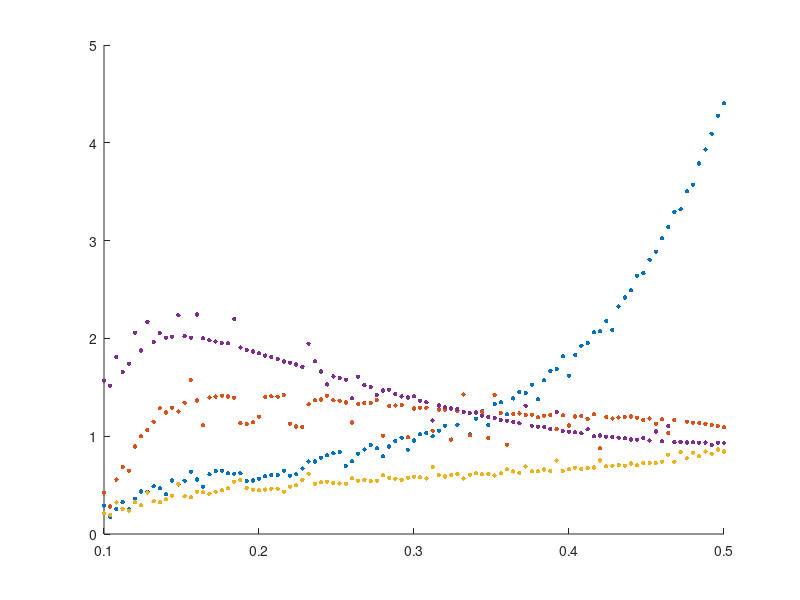

Reproduce this figure in MATLAB. (Note: this script raises an error after producing the figure.)
%% cond1-cond3 EI, cond4-cond3 EI
clear;
close all;
axlabels = {'1L2/3e','1L2/3i','1L4e','1L4i','1L5e','1L5i','1L6e','1L6i', ...
    '2L2/3e','2L2/3i','2L4e','2L4i','2L5e','2L5i','2L6e','2L6i'};
pop = 5;
sz = 10;

load data/0.1_0.5_0.011_0.035.mat;

startXbottom = 0.1; endXbottom = 0.5;
% lowY = 0; highY = 9;
x = linspace(startXbottom,endXbottom,size(PET,1));

exc = squeeze(PET(:,pop,1,:)) + squeeze(PET(:,pop,3,:)) + ...
    squeeze(PET(:,pop,5,:)) + squeeze(PET(:,pop,7,:));
inh = squeeze(PET(:,pop,2,:)) + squeeze(PET(:,pop,4,:)) + ...
    squeeze(PET(:,pop,6,:)) + squeeze(PET(:,pop,8,:));

diff13E = exc(:,1) - exc(:,3);
diff13I = inh(:,1) - inh(:,3);
diff43E = exc(:,4) - exc(:,3);
diff43I = inh(:,4) - inh(:,3);

figure();
ax1 = axes();
% recX = [startX 0.12 0.12 startX];
% recY = [lowY lowY highY highY];
% r1 = fill(recX, recY, [245 189 31]/256,'LineStyle','none');
% alpha(r1,0.1);
% 
% recX = [0.2275 endX endX 0.2275];
% recY = [lowY lowY highY highY];
% r2 = fill(recX, recY, [245 189 31]/256,'LineStyle','none');
% alpha(r2,0.1);

s1 = scatter(x, diff13E, sz, 'filled','r');
hold on
s2 = scatter(x, diff13I, sz, 'filled','b');
s3 = scatter(x, diff43E, sz, 'filled', 'MarkerFaceColor', "#EDB120");
s4 = scatter(x, diff43I, sz, 'filled', 'MarkerFaceColor', "#7E2F8E");

ax1.XLim = [startXbottom endXbottom];
% ax1.YLim = [40 110];
legend([s1 s2 s3 s4],["1E-3E", "1I-3I", "4E-3E", "4I-3I"], ...
    'Location','northwest');

% handle second X-axis
ax2 = axes('Position', get(ax1,'Position'), ...
    'XAxisLocation','top', ...
    'Color','none', ...
    'XColor','k');
ax2.YAxis.Visible = 'off';
% ax2.XLim = ax1.XLim;
ax2.XLim = [0.011 0.035];

xlabel(ax1, '\Delta_{E}');
xlabel(ax2, '\Delta_{I}');
ylabel(ax1, "Energy (\muJ)");
pos = [0.15 0.12 0.74 0.76];
set(ax1,'Position',pos);
set(ax2,'Position',pos);
% title("Energy transmitted in pathway");

%% cond1: E-I, cond4: E-I

diffEI = exc - inh;

figure();
ax1 = axes();
% recX = [startX 0.12 0.12 startX];
% recY = [lowY lowY highY highY];
% r1 = fill(recX, recY, [245 189 31]/256,'LineStyle','none');
% alpha(r1,0.1);
% 
% recX = [0.2275 endX endX 0.2275];
% recY = [lowY lowY highY highY];
% r2 = fill(recX, recY, [245 189 31]/256,'LineStyle','none');
% alpha(r2,0.1);

s1 = scatter(x, diffEI(:,1), sz, 'filled', 'MarkerFaceColor', '#0072BD');
hold on
% s2 = scatter(x, diffEI(:,2), sz, 'filled', 'MarkerFaceColor', '#D95319');
s3 = scatter(x, diffEI(:,3), sz, 'filled', 'MarkerFaceColor', '#EDB120');
s4 = scatter(x, diffEI(:,4), sz, 'filled', 'MarkerFaceColor', '#7E2F8E');
% s5 = scatter(x, diffEI(:,5), sz, 'filled', 'MarkerFaceColor', '#77AC30');

ax1.XLim = [startXbottom endXbottom];
% ax1.YLim = [40 110];
legend([s1 s3 s4],["cond1", "cond3", "cond4"], ...
    'Location','northwest');

% handle second X-axis
ax2 = axes('Position', get(ax1,'Position'), ...
    'XAxisLocation','top', ...
    'Color','none', ...
    'XColor','k');
ax2.YAxis.Visible = 'off';
% ax2.XLim = ax1.XLim;
ax2.XLim = [0.011 0.035];

xlabel(ax1, '\Delta_{E}');
xlabel(ax2, '\Delta_{I}');
ylabel(ax1, "Energy (\muJ)");
pos = [0.15 0.12 0.74 0.76];
set(ax1,'Position',pos);
set(ax2,'Position',pos);
% title("Energy transmitted in pathway");